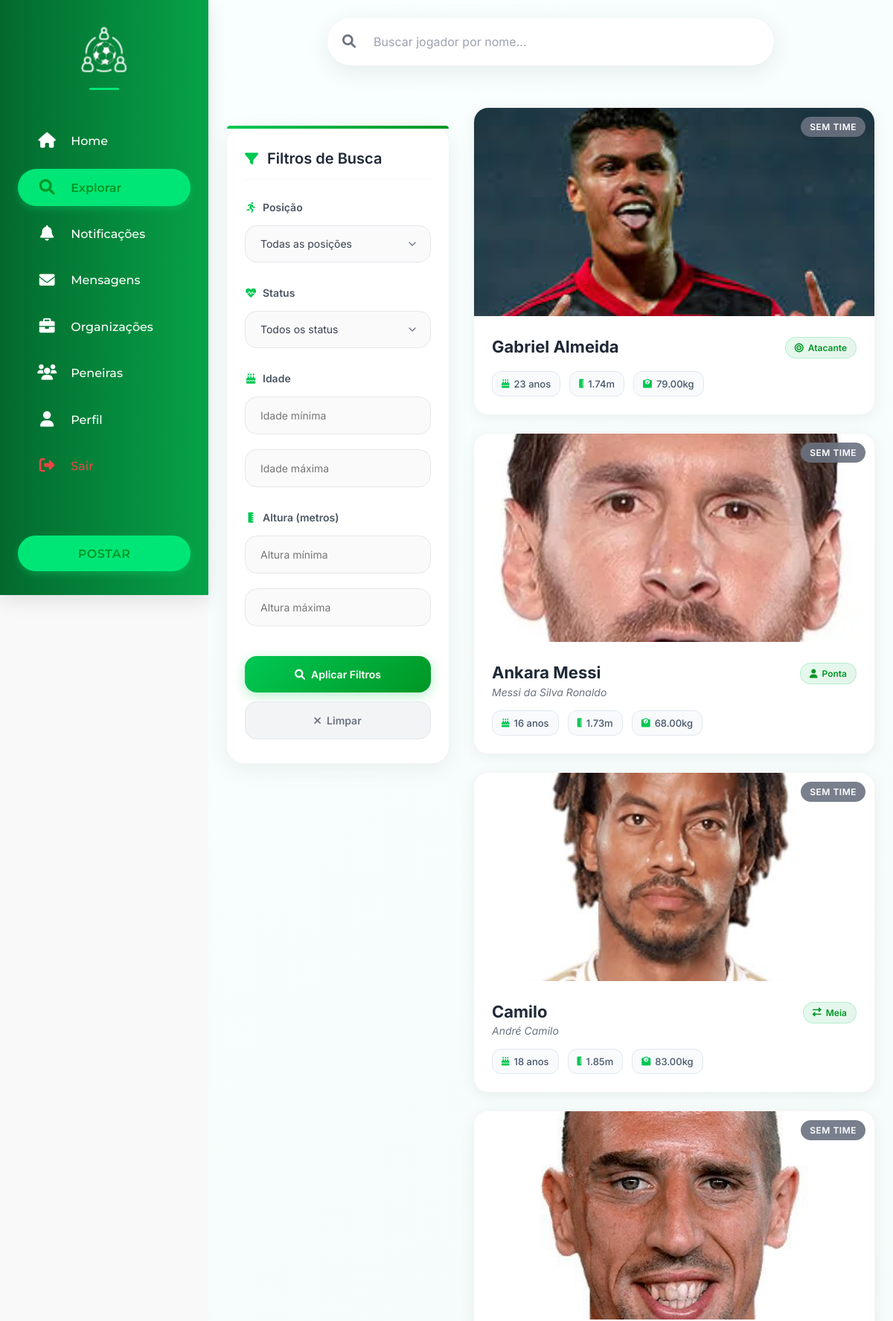
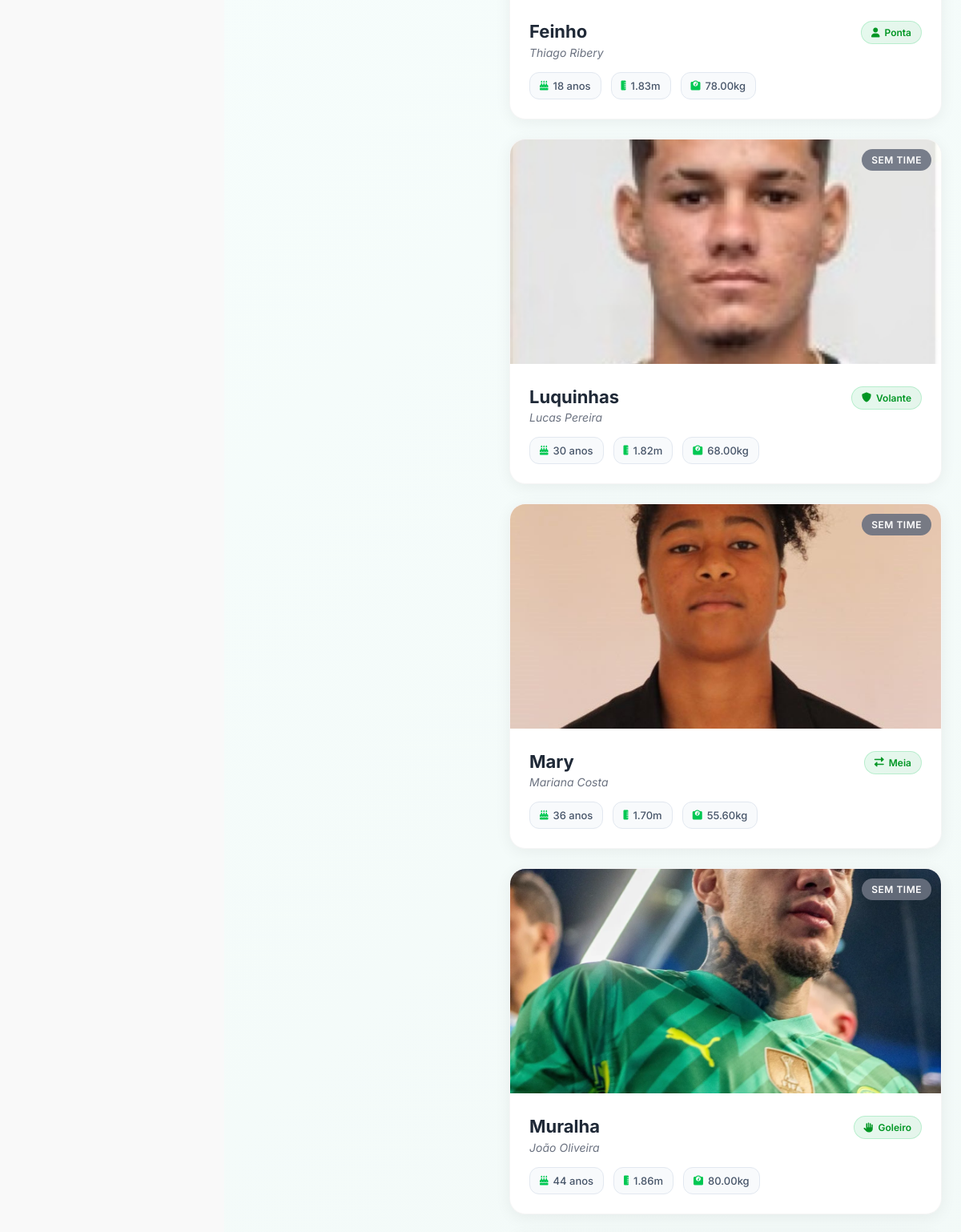
Page /app/views/buscaJogadores.php (signed in, upper part) on the committed database (2 pictures, top to bottom).
### tables this page shows
CREATE TABLE `tbl_jogador` (
  `id_jogador` int(11) NOT NULL,
  `id_user` int(11) NOT NULL,
  `id_time` int(11) DEFAULT NULL,
  `apelido` varchar(250) DEFAULT NULL,
  `altura` decimal(5,2) NOT NULL,
  `peso` decimal(5,2) NOT NULL,
  `posicao` varchar(150) DEFAULT 'Atacante',
  `estiloJogo` varchar(250) NOT NULL,
  `pe_dominante` varchar(100) NOT NULL,
  `descricao` varchar(1000) NOT NULL,
  `data_inicio_time` date DEFAULT NULL,
  `status` enum('sem time','ativo','lesionado','suspenso') DEFAULT 'sem time',
  `redes_sociais` longtext DEFAULT NULL COMMENT 'Redes sociais do jogador em formato JSON' CHECK (json_valid(`redes_sociais`))
);

CREATE TABLE `tbl_usuarios` (
  `id_user` int(11) NOT NULL,
  `nome` varchar(150) NOT NULL,
  `email` varchar(200) NOT NULL,
  `senha` varchar(150) NOT NULL,
  `data_nasc` date NOT NULL,
  `genero` enum('masculino','feminino','outro','prefiro não dizer') DEFAULT NULL,
  `foto_perfil` varchar(200) DEFAULT NULL,
  `telefone` varchar(15) DEFAULT NULL,
  `bio` text DEFAULT NULL,
  `rede_social` longtext DEFAULT NULL CHECK (json_valid(`rede_social`)),
  `cep` varchar(20) DEFAULT NULL,
  `rua` varchar(100) DEFAULT NULL,
  `bairro` varchar(100) DEFAULT NULL,
  `cidade` varchar(100) DEFAULT NULL,
  `estado` varchar(100) DEFAULT NULL,
  `status` enum('ativo','suspenso','desativado') DEFAULT 'ativo',
  `created_at` datetime DEFAULT current_timestamp(),
  `updated_at` datetime DEFAULT current_timestamp() ON UPDATE current_timestamp()
);

### app/views/buscaJogadores.php (the view, shortened to what this page needs)
<?php
include("../views/topo.php");
include("navbar-social.php");
require("../../config/connect.php");
$jogadores_busca = [];
$termo_pesquisa = '';
$mostrar_resultados_busca = false;
function getPosicaoIcon($posicao) {
    switch($posicao) {
        case 'Atacante': return 'fas fa-bullseye';
        case 'Meia': return 'fas fa-exchange-alt';
        case 'Volante': return 'fas fa-shield-alt';
        case 'Zagueiro': return 'fas fa-user-shield';
        case 'Goleiro': return 'fas fa-hand-paper';
        default: return 'fas fa-user';
    }
}
function getStatusColor($status) {
    switch($status) {
        default: return 'status-default';
    }
}
$current_file = basename($_SERVER['PHP_SELF']);
?>
<link rel="stylesheet" href="../../public/css/buscaJogadores.css">
<link rel="stylesheet" href="https://cdnjs.cloudflare.com/ajax/libs/font-awesome/6.0.0-beta3/css/all.min.css">
<div class="jogadores-page">
    <div class="container">
        <?php if ($mostrar_resultados_busca): ?>
            <div class="resultado-busca-section">
                <div class="page-header">
                    <div class="header-content">
                        <button onclick="window.location.href='<?= $current_file ?>'" class="btn-voltar">
                            <i class="fas fa-arrow-left"></i>
                            Nova Busca
                        </button>
                        <div class="header-info">
                            <h1>Resultados da Busca</h1>
                            <p class="termo-pesquisa">
                                Buscando por: <span>"<?= htmlspecialchars($termo_pesquisa) ?>"</span>
                            </p>
                            <div class="resultado-count">
                                <?php if (count($jogadores_busca) > 0): ?>
                                    <i class="fas fa-users"></i>
                                    <?= count($jogadores_busca) ?> jogador<?= count($jogadores_busca) > 1 ? 'es' : '' ?> encontrado<?= count($jogadores_busca) > 1 ? 's' : '' ?>
                                <?php else: ?>
                                    <i class="fas fa-search"></i>
                                    Nenhum jogador encontrado
                                <?php endif; ?>
                            </div>
                        </div>
                    </div>
                </div>
                <?php if (count($jogadores_busca) > 0): ?>
                    <div class="jogadores-grid">
                        <?php foreach ($jogadores_busca as $jogador): ?>
                            <div class="jogador-card" onclick="window.location.href='perfilJogador.php?apelido=<?= urlencode($jogador['apelido']) ?>'">
                                <div class="card-image-container">
                                    <img
                                        src="<?= htmlspecialchars($jogador['foto_perfil'] ?: '../../public/images/profilePhotos/default-player.jpg') ?>"
                                        alt="Foto de <?= htmlspecialchars($jogador['nome']) ?>"
                                    >
                                    <div class="status-badge <?= getStatusColor($jogador['status']) ?>">
                                        <?= ucfirst($jogador['status']) ?>
                                    </div>
                                </div>
                                <div class="jogador-info">
                                    <div class="jogador-header">
                                        <div class="jogador-nome-principal">
                                            <?php if (!empty($jogador['apelido'])): ?>
                                                <div class="jogador-apelido"><?= htmlspecialchars($jogador['apelido']) ?></div>
                                                <div class="jogador-nome-real"><?= htmlspecialchars($jogador['nome']) ?></div>
                                            <?php else: ?>
                                                <div class="jogador-apelido"><?= htmlspecialchars($jogador['nome']) ?></div>
                                            <?php endif; ?>
                                        </div>
                                        <div class="posicao-badge">
                                            <i class="<?= getPosicaoIcon($jogador['posicao']) ?>"></i>
                                            <?= htmlspecialchars($jogador['posicao']) ?>
                                        </div>
                                    </div>
                                    <div class="jogador-stats">
                                        <?php if ($jogador['idade']): ?>
                                            <div class="stat-item">
                                                <i class="fas fa-birthday-cake"></i>
                                                <span><?= $jogador['idade'] ?> anos</span>
                                            </div>
                                        <?php endif; ?>
                                        <?php if ($jogador['altura']): ?>
                                            <div class="stat-item">
                                                <i class="fas fa-ruler-vertical"></i>
                                                <span><?= number_format($jogador['altura'], 2) ?>m</span>
                                            </div>
                                        <?php endif; ?>
                                        <?php if ($jogador['peso']): ?>
                                            <div class="stat-item">
                                                <i class="fas fa-weight"></i>
                                                <span><?= $jogador['peso'] ?>kg</span>
                                            </div>
                                        <?php endif; ?>
                                    </div>
                                    <?php if (!empty($jogador['estiloJogo'])): ?>
                                        <div class="estilo-jogo">
                                            <i class="fas fa-futbol"></i>
                                            <span><?= htmlspecialchars($jogador['estiloJogo']) ?></span>
                                        </div>
                                    <?php endif; ?>
                                </div>
                            </div>
                        <?php endforeach; ?>
                    </div>
                <?php else: ?>
                    <div class="no-results">
                        <div class="no-results-icon">
                            <i class="fas fa-search"></i>
                        </div>
                        <h2>Nenhum jogador encontrado</h2>
                        <p>Não encontramos jogadores com o termo "<?= htmlspecialchars($termo_pesquisa) ?>"</p>
                        <div class="suggestions">
                            <h3>Sugestões:</h3>
                            <ul>
                                <li>Verifique se o nome ou apelido está correto</li>
                                <li>Tente usar apenas parte do nome</li>
                                <li>Use termos mais gerais na busca</li>
                            </ul>
                        </div>
                        <button onclick="window.location.href='<?= $current_file ?>'" class="btn-nova-busca">
                            <i class="fas fa-search"></i>
                            Fazer nova busca
                        </button>
                    </div>
                <?php endif; ?>
            </div>
        <?php else: ?>
            <div class="barraPesquisa">
                <div class="pesquisaContainer">
                    <form method="GET" action="">
                        <input type="text" name="apelido" placeholder="Buscar jogador por nome..." />
                        <button type="submit"><i class="fas fa-search"></i></button>
                    </form>
                </div>
            </div>
            <div class="filtrosAvancados">
                <h3><i class="fas fa-filter"></i>Filtros de Busca</h3>
                <form method="GET" action="">
                    <div class="filter-group">
                        <label class="filter-label">
                            <i class="fas fa-running"></i>
                            Posição
                        </label>
                        <select name="posicao">
                            <option value="">Todas as posições</option>
                        </select>
                    </div>
                    <div class="filter-group">
                        <label class="filter-label">
                            <i class="fas fa-heartbeat"></i>
                            Status
                        </label>
                        <select name="status">
                            <option value="">Todos os status</option>
                        </select>
                    </div>
                    <div class="filter-group">
                        <label class="filter-label">
                            <i class="fas fa-birthday-cake"></i>
                            Idade
                        </label>
                        <input type="number" name="idade_min" placeholder="Idade mínima" value="<?= htmlspecialchars($_GET['idade_min'] ?? '') ?>">
                        <input type="number" name="idade_max" placeholder="Idade máxima" value="<?= htmlspecialchars($_GET['idade_max'] ?? '') ?>">
                    </div>
                    <div class="filter-group">
                        <label class="filter-label">
                            <i class="fas fa-ruler-vertical"></i>
                            Altura (metros)
                        </label>
                        <input type="number" step="0.01" name="altura_min" placeholder="Altura mínima" value="<?= htmlspecialchars($_GET['altura_min'] ?? '') ?>">
                        <input type="number" step="0.01" name="altura_max" placeholder="Altura máxima" value="<?= htmlspecialchars($_GET['altura_max'] ?? '') ?>">
                    </div>
                    <div class="filter-buttons">
                        <button type="submit">
                            <i class="fas fa-search"></i>
                            Aplicar Filtros
                        </button>
                        <button type="button" onclick="window.location.href='<?= $current_file ?>';">
                            <i class="fas fa-times"></i>
                            Limpar
                        </button>
                    </div>
                </form>
            </div>
            <?php
            $where_sql = '';
            $sql = "
                SELECT
                    j.apelido,
                    u.nome,
                    TIMESTAMPDIFF(YEAR, u.data_nasc, CURDATE()) AS idade,
                    j.altura,
                    j.peso,
                    j.posicao,
                    j.status,
                    u.foto_perfil
                FROM tbl_jogador AS j
                INNER JOIN tbl_usuarios AS u ON j.id_user = u.id_user
                $where_sql
                ORDER BY j.apelido
            ";
            $result = mysqli_query($conn, $sql);
            ?>
            <ul class="jogadores-lista">
                <?php while ($row = mysqli_fetch_assoc($result)): ?>
                    <li class="jogador-card" onclick="window.location.href='perfilJogador.php?apelido=<?= urlencode($row['apelido']) ?>'">
                        <div class="card-image-container">
                            <img
                                src="<?= htmlspecialchars($row['foto_perfil'] ?: '../../public/images/profilePhotos/default-player.jpg') ?>"
                                alt="Foto de <?= htmlspecialchars($row['nome']) ?>"
                            >
                            <div class="status-badge <?= getStatusColor($row['status']) ?>">
                                <?= ucfirst($row['status']) ?>
                            </div>
                        </div>
                        <div class="jogador-info">
                            <div class="jogador-header">
                                <div class="jogador-nome-principal">
                                    <?php if (!empty($row['apelido'])): ?>
                                        <div class="jogador-apelido"><?= htmlspecialchars($row['apelido']) ?></div>
                                        <div class="jogador-nome-real"><?= htmlspecialchars($row['nome']) ?></div>
                                    <?php else: ?>
                                        <div class="jogador-apelido"><?= htmlspecialchars($row['nome']) ?></div>
                                    <?php endif; ?>
                                </div>
                                <div class="posicao-badge">
                                    <i class="<?= getPosicaoIcon($row['posicao']) ?>"></i>
                                    <?= htmlspecialchars($row['posicao']) ?>
                                </div>
                            </div>
                            <div class="jogador-stats">
                                <?php if ($row['idade']): ?>
                                    <div class="stat-item">
                                        <i class="fas fa-birthday-cake"></i>
                                        <span><?= $row['idade'] ?> anos</span>
                                    </div>
                                <?php endif; ?>
                                <?php if ($row['altura']): ?>
                                    <div class="stat-item">
                                        <i class="fas fa-ruler-vertical"></i>
                                        <span><?= number_format($row['altura'], 2) ?>m</span>
                                    </div>
                                <?php endif; ?>
                                <?php if ($row['peso']): ?>
                                    <div class="stat-item">
                                        <i class="fas fa-weight"></i>
                                        <span><?= $row['peso'] ?>kg</span>
                                    </div>
                                <?php endif; ?>
                            </div>
                        </div>
                    </li>
                <?php endwhile; ?>
            </ul>
        <?php endif; ?>
    </div>
</div>
<?php include("footer.php"); ?>

### rows in the picture
tbl_jogador: id_user.foto_perfil (picture), status "SEM TIME", id_user.nome "Gabriel Almeida", posicao "Atacante", idade "23", altura "1.74", peso "79.00"
tbl_jogador: id_user.foto_perfil (picture), status "SEM TIME", apelido "Ankara Messi", id_user.nome "Messi da Silva Ronaldo", posicao "Ponta", idade "16", altura "1.73", peso "68.00"
tbl_jogador: id_user.foto_perfil (picture), status "SEM TIME", apelido "Camilo", id_user.nome "André Camilo", posicao "Meia", idade "18", altura "1.85", peso "83.00"
tbl_jogador: id_user.foto_perfil (picture), status "SEM TIME", apelido "Feinho", id_user.nome "Thiago Ribery", posicao "Ponta", idade "18", altura "1.83", peso "78.00"
tbl_jogador: id_user.foto_perfil (picture), status "SEM TIME", apelido "Luquinhas", id_user.nome "Lucas Pereira", posicao "Volante", idade "30", altura "1.82", peso "68.00"
tbl_jogador: id_user.foto_perfil (picture), status "SEM TIME", apelido "Mary", id_user.nome "Mariana Costa", posicao "Meia", idade "36", altura "1.70", peso "55.60"
tbl_jogador: id_user.foto_perfil (picture), status "SEM TIME", apelido "Muralha", id_user.nome "João Oliveira", posicao "Goleiro", idade "44", altura "1.86", peso "80.00"

### other values in the picture
$perfil_texto "Perfil"
